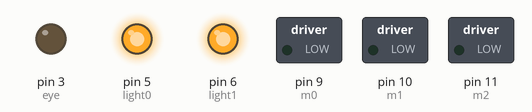
This sketch was run on a simulated Arduino Uno, built with avr-gcc and run on an emulated ATmega328P. Parts: switched loads named in the sketch (green lamp = pin HIGH), output pins drawn as LEDs (lit = HIGH). Random numbers use the default seed unless the sketch sets one.

Above: at 0.05 s.
At 0.55 s:
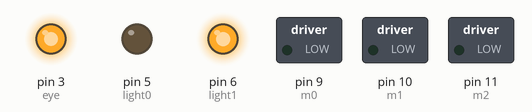
At 1.25 s:
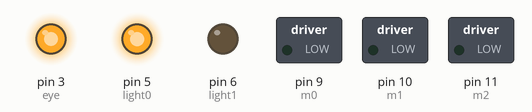
At 2.45 s:
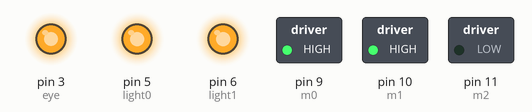
At 3.55 s:
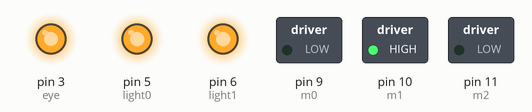
At 4.8 s:
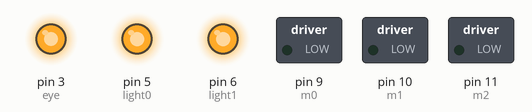
Timing chart, 0 to 5.5 s (numbered marks = the images above):
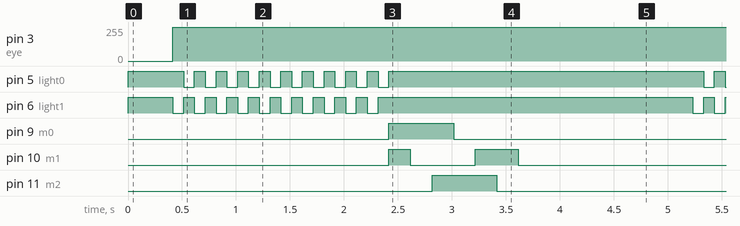

Measured:
- by itself, pin 3 (eye): 0/255 → 254/255 at 0.41 s
- by itself, pin 5 (light0), pin 6 (light1): repeats every 4.8 s: 9 × (HIGH 0.10 s, LOW 0.10 s), HIGH 2.9 s, LOW 0.10 s
- by itself, pin 9 (m0), pin 11 (m2): alternates HIGH for 0.60 s and LOW for 4.2 s
- by itself, pin 10 (m1): repeats every 4.8 s: LOW 0.60 s, HIGH 0.40 s, LOW 3.6 s, HIGH 0.20 s

The sketch:

gonk_face.ino
```cpp
const int eye = 3;
const int light0 = 5;
const int light1 = 6;

const int m0 = 9;
const int m1 = 10;
const int m2 = 11;

const int mWait = 200;

int square0Brightness = 0;
int square1Brightness = 100;

void setup() {
  pinMode(light0, OUTPUT);
  pinMode(light1, OUTPUT);
  pinMode(eye, OUTPUT);
  pinMode(m0, OUTPUT);
  pinMode(m1, OUTPUT);
  pinMode(m2, OUTPUT);

  analogWrite(eye, 255);
  analogWrite(light0, 255);
  analogWrite(light1, 255);
}

void loop() {
  cycleMode();
}

void autoMode(){
  while(true){
    int mode = random(0, 3);

    if(mode == 0){
      runEye();
    } else if(mode == 1){
      runLights();
    } else if(mode == 2){
      runMotor();
    }

    delay(5000);
  }
}

void cycleMode(){
  runEye();
  runLights();
  runMotor();
  delay(1000);
}

void runLights(){
  for(int i = 0; i < 10; i++){
    analogWrite(light0, 255);
    analogWrite(light1, 0);
    delay(100);
    analogWrite(light0, 0);
    analogWrite(light1, 255);
    delay(100);
  }

  analogWrite(light0, 255);
  analogWrite(light1, 255);
}

void runEye(){
  for(int i = 0; i < 2; i++){
    for(int brightness = 50; brightness < 255; brightness++){
      analogWrite(eye, brightness);
      delay(1);
    }
  }
}

void runMotor(){
  motorEffect0();
}

void motorEffect0(){
  moveMotor(1, 1, 0);
  moveMotor(1, 0, 0);
  moveMotor(1, 0, 1);
  moveMotor(0, 0, 1);
  moveMotor(0, 1, 1);
  moveMotor(0, 1, 0);

  moveMotor(0, 0, 0);
}

void moveMotor(int x, int y, int z){
  digitalWrite(m0, x);
  digitalWrite(m1, y);
  digitalWrite(m2, z);
  delay(mWait);
}
```
